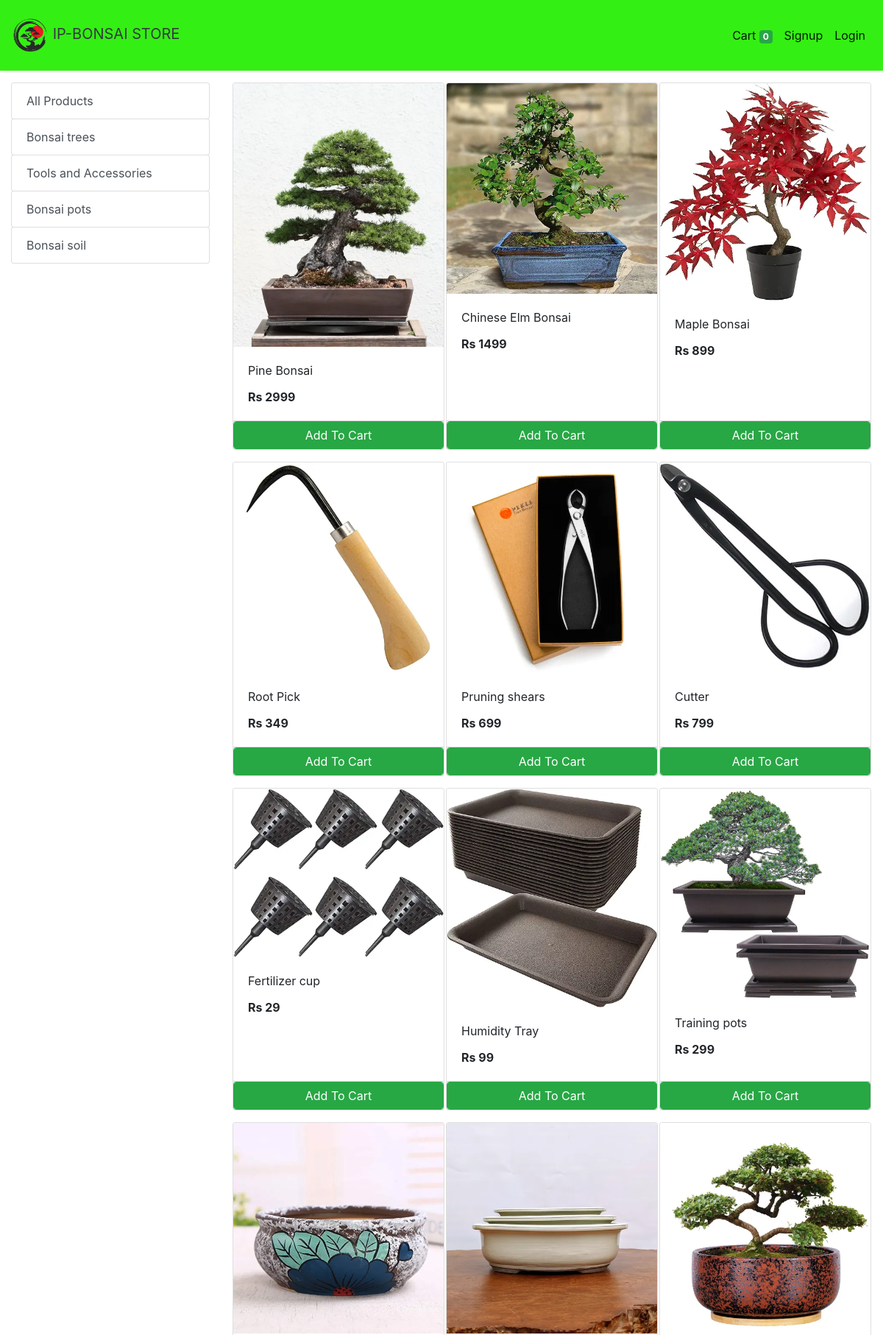
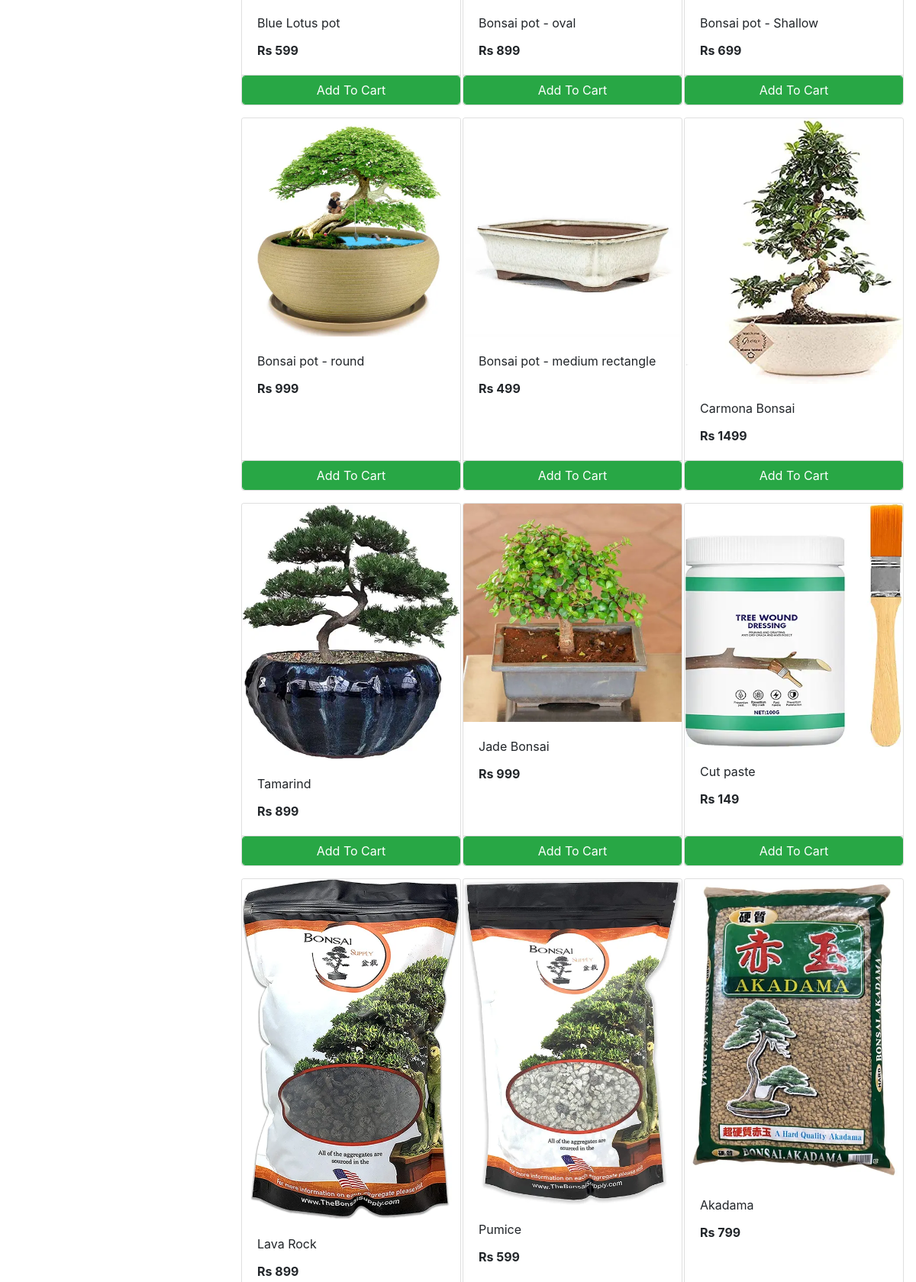
The app's page /store (upper part) with its own data (2 pictures, top to bottom).
### store/models/category.py (models this page shows, shortened)
class Category(models.Model):
    name= models.CharField(max_length=50)
    @staticmethod
    def get_all_categories():
        return Category.objects.all()

### store/models/product.py (models this page shows, shortened)
class Products(models.Model):
    name = models.CharField(max_length=60)
    price= models.IntegerField(default=0)
    category= models.ForeignKey(Category,on_delete=models.CASCADE,default=1 )
    description= models.CharField(max_length=250, default='', blank=True, null= True)
    image= models.ImageField(upload_to='uploads/products/')
    @staticmethod
    def get_all_products():
        return Products.objects.all()

### store/views/home.py (the view)
# urls.py: path('' , include('store.urls'))
def store(request):
    cart = request.session.get('cart')
    if not cart:
        request.session['cart'] = {}
    products = None
    categories = Category.get_all_categories()
    categoryID = request.GET.get('category')
    if categoryID:
        products = Products.get_all_products_by_categoryid(categoryID)
    else:
        products = Products.get_all_products();
    data = {}
    data['products'] = products
    data['categories'] = categories
    print('you are : ', request.session.get('email'))
    return render(request, 'index.html', data)

### store/templatetags/cart.py (called while the page is built)
@register.filter (name='is_in_cart')
def is_in_cart(product, cart):
    keys = cart.keys ()
    for id in keys:
        if int (id) == product.id:
            return True
    return False;

### store/templatetags/custom_filter.py (called while the page is built)
@register.filter(name='currency')
def currency(number):
    return "Rs "+str(number)

### store/templates/index.html (shortened to what this page needs)
{% extends 'base.html' %}
{% block content %}
{% load cart %}
{% load custom_filter %}
<div class="container-fluid mt-3">
	<div class="row">
		<div class="col-lg-3 mx-auto">
			<div class="list-group">
				<a href="/" class="list-group-item list-group-item-action btn btn-outline-success">All Products</a>
				{% for category in categories %}
				<a href="/?category={{category.id}}"
					class="list-group-item list-group-item-action btn btn-outline-success ">{{category.name}}</a>
				{% endfor %}
			</div>
		</div>
		<div id='products' class="col-lg-9 mx-auto">
			<div class="row mx-auto">
				{% for product in products %}
				<div class="card mx-auto mb-3" id={{product.id}} style="width: 18rem;">
					<img class="card-img-top" src="{{product.image.url}}" alt="Card image cap">
					<div class="card-body">
						<p class="card-title">{{product.name}}</p>
						<p class="card-text"><b>{{product.price|currency}}</b></p>
					</div>
					<div class="card-footer p-0 no-gutters">
						{% if product|is_in_cart:request.session.cart %}
						<div class="row no-gutters">
							<form action="/#{{product.id}}" class="col-2 " method="post">
								{% csrf_token %}
								<input hidden type="text" name='product' value='{{product.id}}'>
								<input hidden type="text" name='remove' value='True'>
								<input type="submit" value=" - " class="btn btn-block btn-success border-right">
							</form>
							<div class="text-center col btn btn-success">{{product|cart_quantity:request.session.cart}} in Cart</div>
							<form action="/#{{product.id}}" class="col-2 " method="post">
								{% csrf_token %}
								<input hidden type="text" name='product' value='{{product.id}}'>
								<input type="submit" value=" + " class="btn btn-block btn-success border-left">
							</form>
						</div>
						{% else %}
						<form action="/#{{product.id}}" method="POST" class="btn-block">
							<input type="submit" class="float-right btn btn-success form-control"
								value="Add To Cart">
						</form>
						{% endif %}
					</div>
				</div>
				{% endfor %}
			</div>
		</div>
	</div>
</div>
{% endblock %}

### records on screen
Category: name "Bonsai trees"
Category: name "Tools and Accessories"
Category: name "Bonsai pots"
Category: name "Bonsai soil"
Products: image (picture), name "Pine Bonsai", price "Rs 2999"
Products: image (picture), name "Chinese Elm Bonsai", price "Rs 1499"
Products: image (picture), name "Maple Bonsai", price "Rs 899"
Products: image (picture), name "Root Pick", price "Rs 349"
Products: image (picture), name "Pruning shears", price "Rs 699"
Products: image (picture), name "Cutter", price "Rs 799"
Products: image (picture), name "Fertilizer cup", price "Rs 29"
Products: image (picture), name "Humidity Tray", price "Rs 99"
Products: image (picture), name "Training pots", price "Rs 299"
Products: image (picture), name "Blue Lotus pot", price "Rs 599"
Products: image (picture), name "Bonsai pot - oval", price "Rs 899"
Products: image (picture), name "Bonsai pot - Shallow", price "Rs 699"
Products: image (picture), name "Bonsai pot - round", price "Rs 999"
Products: image (picture), name "Bonsai pot - medium rectangle", price "Rs 499"
Products: image (picture), name "Carmona Bonsai", price "Rs 1499"
Products: image (picture), name "Tamarind", price "Rs 899"
Products: image (picture), name "Jade Bonsai", price "Rs 999"
Products: image (picture), name "Cut paste", price "Rs 149"
Products: image (picture), name "Lava Rock", price "Rs 899"
Products: image (picture), name "Pumice", price "Rs 599"
Products: image (picture), name "Akadama", price "Rs 799"

### other values on screen
{{ request.session.cart.keys|length }} "0"
